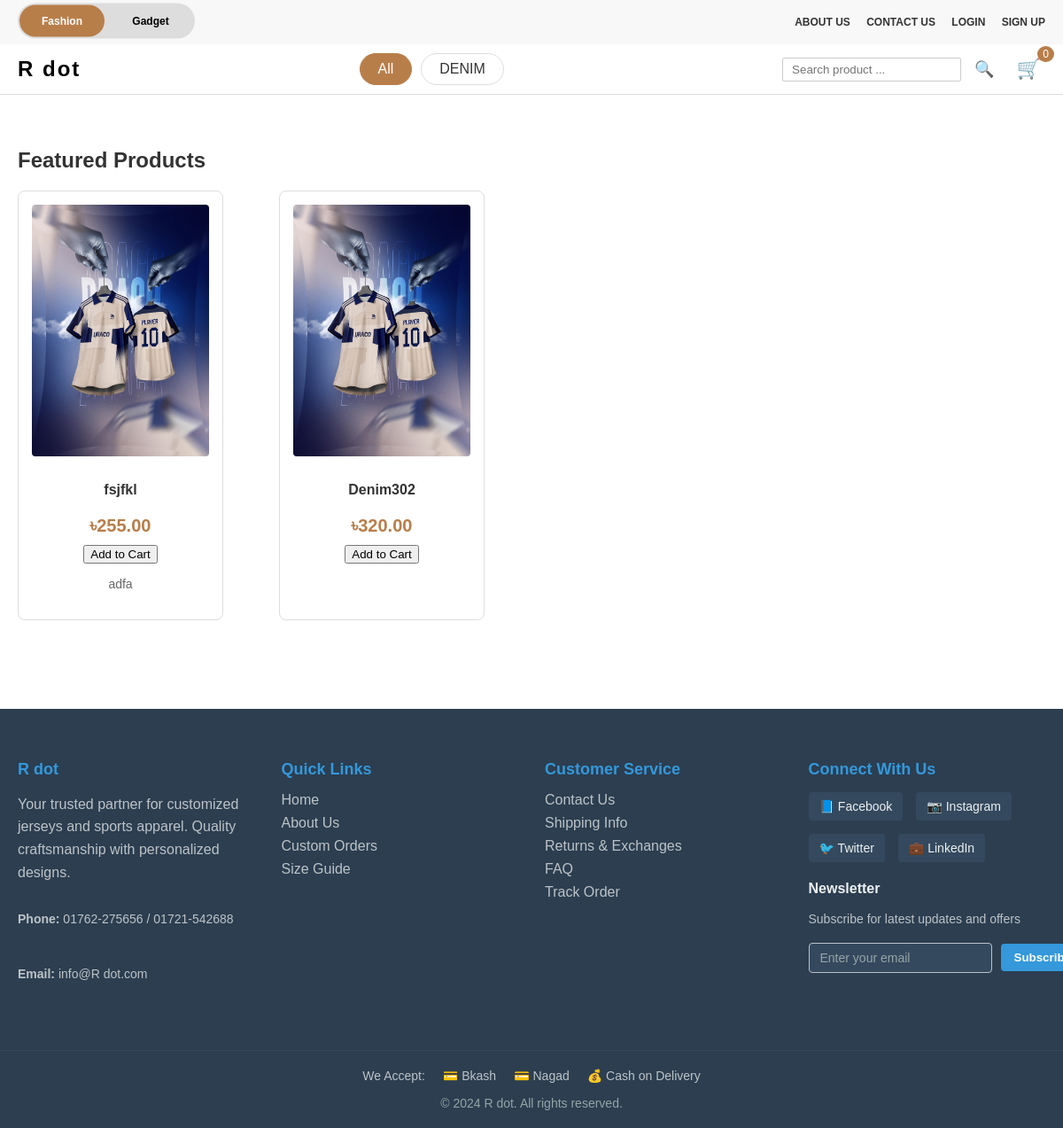
Page /home/ on the earlier database version.
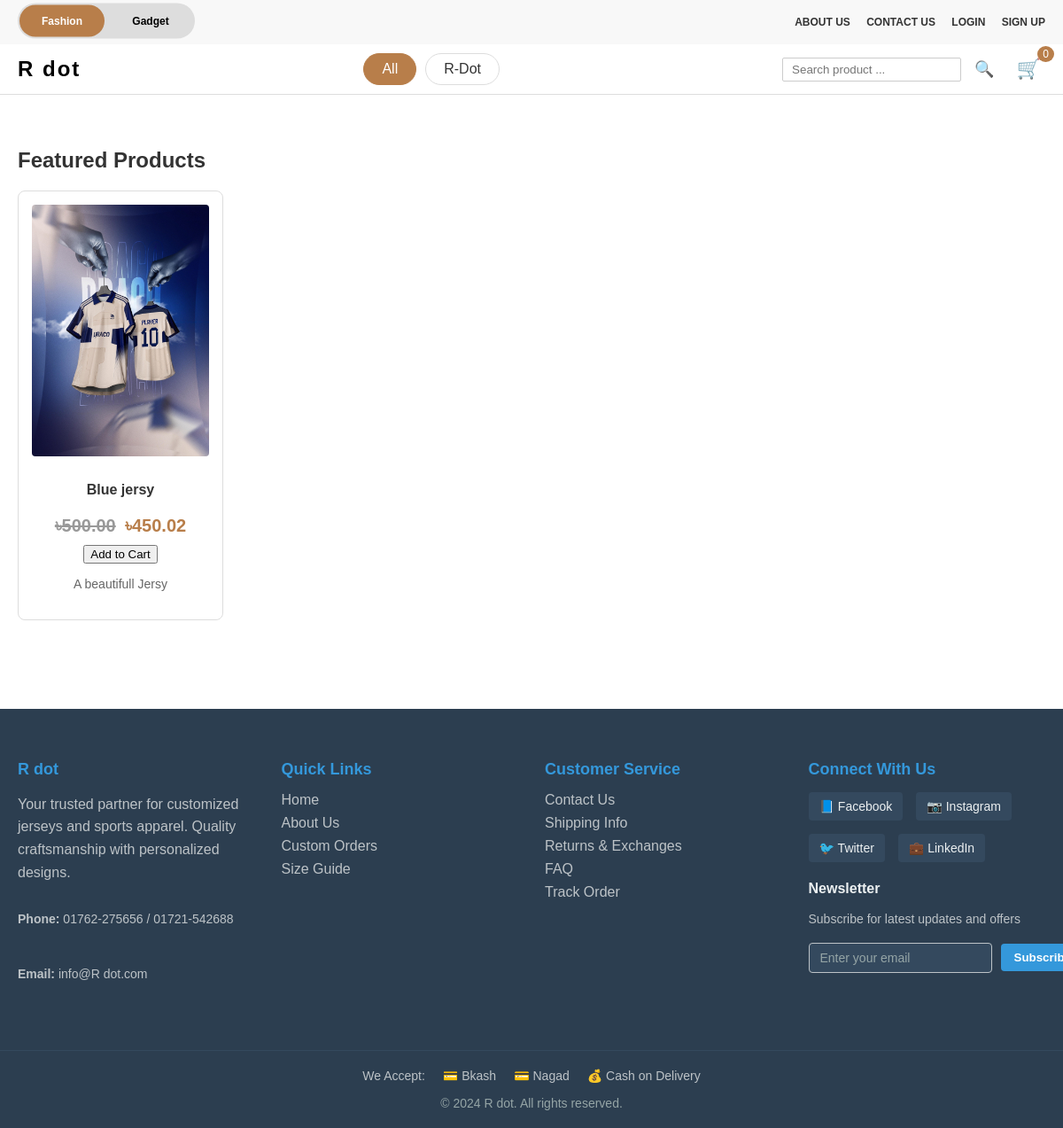
Same page on the later database version.
### main/models.py (models this page shows, shortened)
class Subcategory(models.Model):
    category = models.ForeignKey(Category, on_delete=models.CASCADE, related_name='subcategories')
    name = models.CharField(max_length=200)

class Product(models.Model):
    subcategory = models.ForeignKey(Subcategory, on_delete=models.CASCADE, related_name='products')
    name = models.CharField(max_length=200)
    image = models.ImageField(upload_to='products/')
    price = models.DecimalField(max_digits=8, decimal_places=2)
    discount_price = models.DecimalField(max_digits=8, decimal_places=2, blank=True, null=True)
    stock_out = models.BooleanField(default=False)
    description = models.TextField(blank=True)

### main/views.py (the view)
# urls.py: 2. Add a URL to urlpatterns:  path('', views.home, name='home')
def home(request, subcategory_name=None):
    type_name = request.GET.get('type')
    if type_name:
        request.session['selected_type'] = type_name
        subcategories = Subcategory.objects.filter(category__type__name__iexact=type_name)
    else:
        type_name = request.session.get('selected_type', 'Fashion')
        subcategories = Subcategory.objects.filter(category__type__name__iexact=type_name)
    selected_subcategory = None
    if subcategory_name:
        selected_subcategory = subcategory_name
        products = Product.objects.filter(subcategory__name__iexact=subcategory_name).order_by('?')[:16]
        banners = Banner.objects.filter(type__name__iexact=type_name)
    else:
        products = Product.objects.filter(subcategory__category__type__name__iexact=type_name).order_by('?')[:16]
        banners = Banner.objects.filter(type__name__iexact=type_name)
    return render(request, 'home.html', {
        'banners': banners,
        'products': products,
        'selected_type': type_name,
        'subcategories': subcategories,
        'selected_subcategory': selected_subcategory
    })

### main/context_processors.py (called while the page is built, shortened)
def cart_item_count(request: HttpRequest) -> Dict[str, Any]:
    cart = request.session.get('cart', {})
    total_quantity = sum(cart.values()) if cart else 0
    return {'cart_item_count': total_quantity}

def categories_processor(request: HttpRequest) -> Dict[str, Any]:
    type_name = request.GET.get('type') or request.session.get('selected_type', 'Fashion')
    current_category = None
    resolver = request.resolver_match
    if type_name:
        all_categories = Category.objects.filter(type__name__iexact=type_name)
    else:
        all_categories = Category.objects.all()
    if current_category:
        nav_categories = [current_category]
        other_categories = all_categories.exclude(pk=current_category.pk)[:4]
        nav_categories.extend(other_categories)
    else:
        nav_categories = list(all_categories[:5])
    return {
        'nav_categories': nav_categories,
        'all_categories': all_categories,
        'current_category': current_category
    }

def toggle_visibility_processor(request: HttpRequest) -> Dict[str, Any]:
    show_toggle = True
    selected_type = request.session.get('selected_type', 'Fashion')
    return {
        'show_toggle': show_toggle,
        'selected_type': selected_type
    }

### main/templates/home.html (shortened to what this page needs)
{% extends 'base.html' %}
{% block content %}
<section class="products">
    <h2>Featured Products</h2>
    {% if products %}
        <div class="product-grid">
            {% for product in products %}
                <div class="product-card {% if product.stock_out %}out-of-stock{% endif %}">
                    <a href="{% url 'product_detail' product.id %}">
                        <img src="{{ product.image.url }}" alt="{{ product.name }}" />
                    </a>
                    <h3><a href="{% url 'product_detail' product.id %}">{{ product.name }}</a></h3>
                    {% if product.discount_price %}
                        <p class="price"><del>৳{{ product.price }}</del> ৳{{ product.discount_price }}</p>
                    {% else %}
                        <p class="price">৳{{ product.price }}</p>
                    {% endif %}
                    {% if product.stock_out %}
                        <p class="stock-status">Out of Stock</p>
                    {% else %}
                        <form method="post" action="{% url 'add_to_cart' %}" onsubmit="return addToCart(event, this);">
                            <button type="submit" class="btn-add-cart">Add to Cart</button>
                        </form>
                    {% endif %}
                    <p class="description">{{ product.description|truncatechars:100 }}</p>
                </div>
            {% endfor %}
        </div>
    {% else %}
        <p>No products available.</p>
    {% endif %}
</section>
{% endblock %}

### main/templates/base.html (shortened to what this page needs)
{% load static %}
<!DOCTYPE html>
<html lang="en">
    <head>
        <link rel="stylesheet" href="{% static 'css/style.css' %}" />
    </head>
    <body>
    {% block header %}
    <header>
        <div class="top-bar">
            <div class="top-links">
                <a href="{% url 'about_us' %}">ABOUT US</a>
                <a href="{% url 'contact_us' %}">CONTACT US</a>
                {% if user.is_authenticated %}
                    <a href="{% url 'profile' %}">MY PROFILE</a>
                    <a href="{% url 'logout' %}">LOGOUT</a>
                {% else %}
                    <a href="{% url 'login' %}">LOGIN</a>
                    <a href="{% url 'signup' %}">SIGN UP</a>
                {% endif %}
            </div>
            {% if show_toggle %}
            <div class="fashion-gadget-switch">
            <form method="get" class="filter-form">
                <div class="toggle-switch">
                    <label for="fashion">Fashion</label>
                    <label for="gadget">Gadget</label>
                </div>
            </form>
        </div>
        {% endif %}
        </div>
        <nav class="main-nav">
            <div class="logo">
                <a href="{% url 'home' %}?type={{ selected_type }}">R dot</a>
            </div>
            {% if nav_subcategories %}
            <div class="subcategory-tabs-container">
                <a href="{% url 'home' %}?type={{ selected_type }}" class="subcategory-tab {% if request.resolver_match.url_name == 'home' %}active{% endif %}">All</a>
                {% for subcategory in nav_subcategories %}
                <a href="{% url 'home_subcategory' subcategory_name=subcategory.name %}?type={{ selected_type }}" class="subcategory-tab ">{{ subcategory.name }}</a>
                {% endfor %}
            </div>
            {% endif %}
            <div class="search-cart">
                <form action="{% url 'search' %}" method="get">
                    <input type="text" name="q" placeholder="Search product ..." />
                    <button type="submit" class="search-btn">&#128269;</button>
                </form>
<a href="{% url 'cart' %}" class="cart-icon">&#128722;<span class="cart-count">{{ cart_item_count }}</span></a>
            </div>
        </nav>
    </header>
    {% endblock %}
    <main>
        {% block content %}
        {% endblock %}
    </main>
    {% block footer %}
    <footer>
        <div class="footer-content">
            <div class="footer-section">
                <h3>R dot</h3>
                <p>Your trusted partner for customized jerseys and sports apparel. Quality craftsmanship with personalized designs.</p>
                <div class="contact-info">
                    <p><strong>Phone:</strong> 01762-275656 / 01721-542688</p>
                    <p><strong>Email:</strong> info@R dot.com</p>
                </div>
            </div>
            <div class="footer-section">
                <h3>Quick Links</h3>
                <ul>
                    <li><a href="{% url 'home' %}">Home</a></li>
                    <li><a href="{% url 'about_us' %}">About Us</a></li>
                    <li><a href="#">Custom Orders</a></li>
                    <li><a href="#">Size Guide</a></li>
                </ul>
            </div>
            <div class="footer-section">
                <h3>Customer Service</h3>
                <ul>
                    <li><a href="{% url 'contact_us' %}">Contact Us</a></li>
                    <li><a href="#">Shipping Info</a></li>
                    <li><a href="#">Returns & Exchanges</a></li>
                    <li><a href="#">FAQ</a></li>
                    <li><a href="#">Track Order</a></li>
                </ul>
            </div>
            <div class="footer-section">
                <h3>Connect With Us</h3>
                <div class="social-links">
                    <a href="#" class="social-icon">📘 Facebook</a>
                    <a href="#" class="social-icon">📷 Instagram</a>
                    <a href="#" class="social-icon">🐦 Twitter</a>
                    <a href="#" class="social-icon">💼 LinkedIn</a>
                </div>
                <div class="newsletter">
                    <h4>Newsletter</h4>
                    <p>Subscribe for latest updates and offers</p>
                    <div class="newsletter-signup">
                        <input type="email" placeholder="Enter your email" />
                        <button type="submit">Subscribe</button>
                    </div>
                </div>
            </div>
        </div>
        <div class="footer-bottom">
            <div class="payment-methods">
                <span>We Accept:</span>
                <span>💳 Bkash</span>
                <span>💳 Nagad</span>
                <span>💰 Cash on Delivery</span>
            </div>
            <p>&copy; 2024 R dot. All rights reserved.</p>
        </div>
    </footer>
    {% endblock %}
</body>
</html>

Differences in the rows shown:
removed Subcategory: name "DENIM"
removed Product: image (picture), name "fsjfkl", price "255.00", description "adfa"
removed Product: image (picture), name "Denim302", price "320.00"
added Subcategory: name "R-Dot"
added Product: image (picture), name "Blue jersy", price "500.00", discount_price "450.02", description "A beautifull Jersy"
